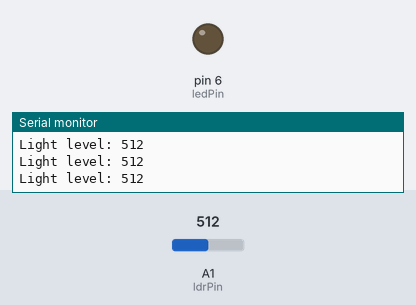
Simulated run of this sketch. Board: Arduino Uno, built with avr-gcc and run on an emulated ATmega328P. Parts: output pins drawn as LEDs (lit = HIGH), the last lines printed to the serial monitor. Inputs (shaded band) come from the test bench; at power-on: A1 (ldrPin) = 512.

Above: at 1.2 s.
1.3 s: A1 (ldrPin) set to 416
2.8 s: A1 (ldrPin) set to 388
At 3.6 s:
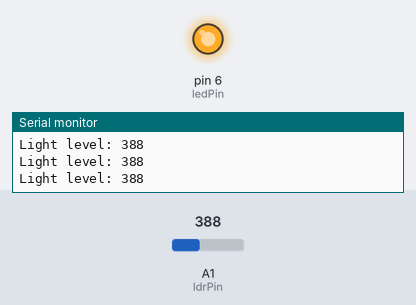
4.3 s: A1 (ldrPin) set to 410
At 4.9 s:
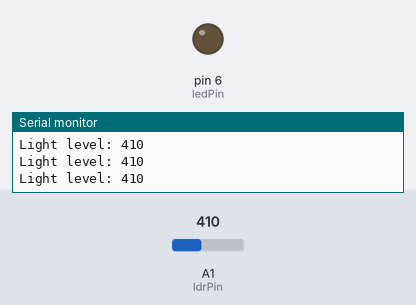
5.9 s: A1 (ldrPin) set to 390
At 7.4 s:
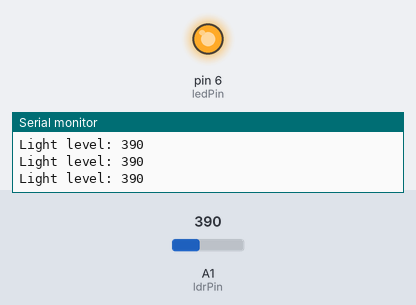
Timing chart, 0 to 8.5 s (numbered marks = the images above; inputs shaded):
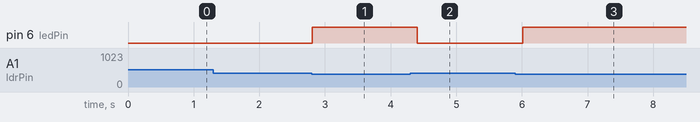

The sketch:

Night_Light_LDR.ino
```cpp
/*
  Project 06 - Light Sensing Night Light
  --------------------------------------
  An LED turns on automatically when the room gets dark, using an LDR
  (light dependent resistor). Like a real street light!

  Wiring:
    - LDR: one leg -> 5V, other leg -> A1 AND a 10k resistor to GND
      (the LDR + resistor form a voltage divider)
    - LED anode -> pin 6 through a 220 ohm resistor -> GND

  Concepts learned:
    - voltage dividers with sensors
    - thresholds: deciding "dark" vs "light"
    - printing to the Serial Monitor to debug sensor values
*/

const int ldrPin = A1;
const int ledPin = 6;
const int darkThreshold = 400;   // adjust based on your room lighting

void setup() {
  pinMode(ledPin, OUTPUT);
  Serial.begin(9600);            // start serial so we can see readings
}

void loop() {
  int lightLevel = analogRead(ldrPin);
  Serial.print("Light level: ");
  Serial.println(lightLevel);

  if (lightLevel < darkThreshold) {
    digitalWrite(ledPin, HIGH);  // it's dark -> turn the light on
  } else {
    digitalWrite(ledPin, LOW);   // it's bright -> turn it off
  }

  delay(200);
}
```

Measured:
- the behaviour switches between 400 and 399 on A1 (ldrPin) (found by bisection; images 0 and 1)
- after the input at 2.8 s, pin 6 (ledPin): LOW → HIGH at once
- after the input at 4.3 s, pin 6 (ledPin): HIGH → LOW after 0.11 s
- after the input at 5.9 s, pin 6 (ledPin): LOW → HIGH after 0.11 s
